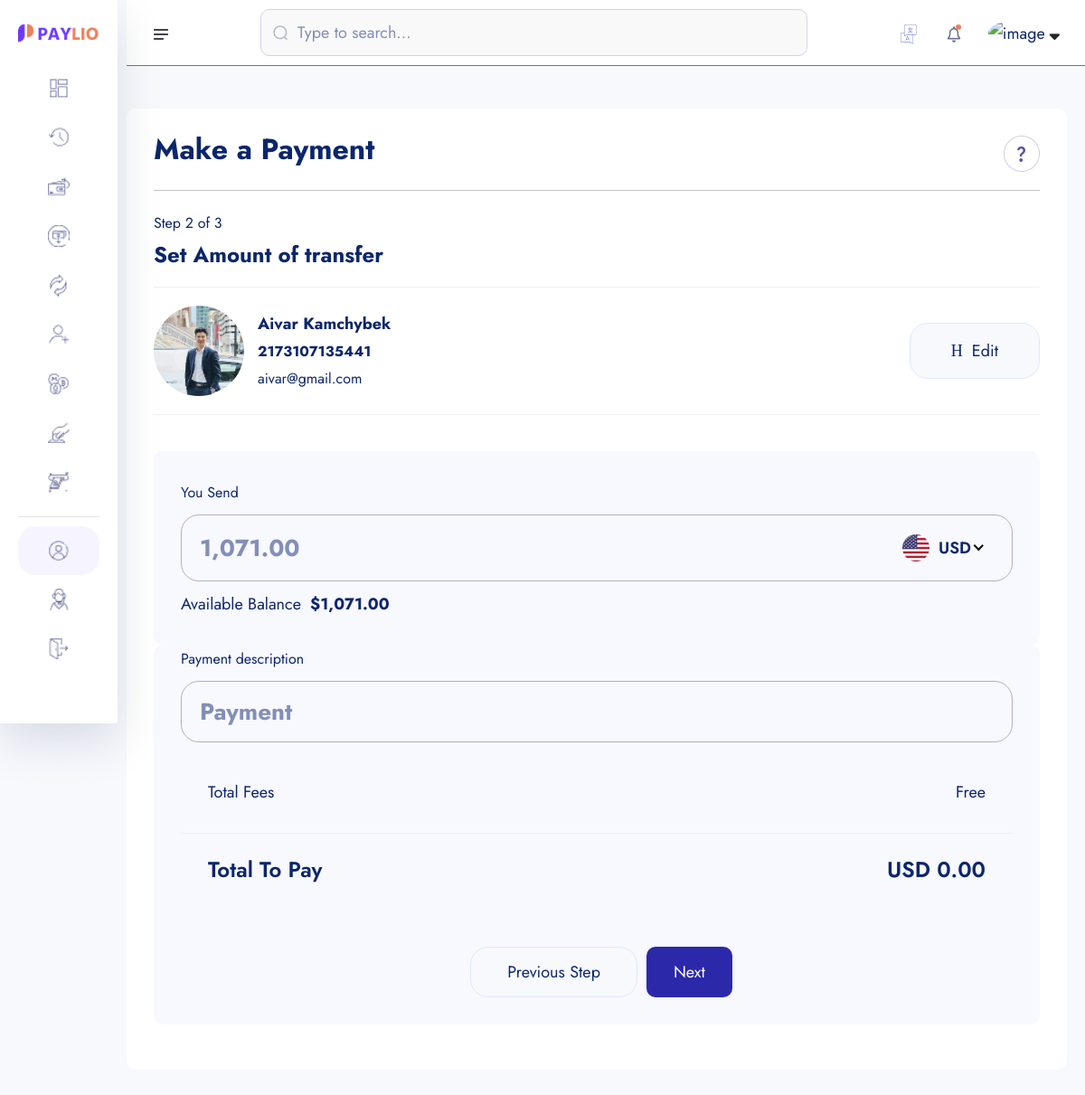
/amount-transfer/2173107135441/ (signed in), run on the app's committed database.
### account/models.py (models this page shows, shortened)
class Account(models.Model):
    id = models.UUIDField(primary_key=True, unique=True, default=uuid.uuid4, editable=False)
    user =  models.OneToOneField(User, on_delete=models.CASCADE)
    account_balance = models.DecimalField(max_digits=12, decimal_places=2, default=0.00) #123 345 789 102
    account_number = ShortUUIDField(unique=True,length=10, max_length=25, prefix="217", alphabet="1234567890") #2175893745837
    account_id = ShortUUIDField(unique=True,length=7, max_length=25, prefix="DEX", alphabet="1234567890") #2175893745837
    pin_number = ShortUUIDField(unique=True,length=4, max_length=7, alphabet="1234567890") #2737
    red_code = ShortUUIDField(unique=True,length=10, max_length=20, alphabet="abcdefgh1234567890") #2737
    account_status = models.CharField(max_length=100, choices=ACCOUNT_STATUS, default="in-active")
    date = models.DateTimeField(auto_now_add=True)
    kyc_submitted = models.BooleanField(default=False)
    kyc_confirmed = models.BooleanField(default=False)
    recommended_by = models.ForeignKey(User, on_delete=models.DO_NOTHING, blank=True, null=True, related_name="recommended_by")
    class Meta:
        ordering = ['-date']

class KYC(models.Model):
    id = models.UUIDField(primary_key=True, unique=True, default=uuid.uuid4, editable=False)
    user =  models.OneToOneField(User, on_delete=models.CASCADE)
    account =  models.OneToOneField(Account, on_delete=models.CASCADE, null=True, blank=True)
    full_name = models.CharField(max_length=1000)
    image = models.ImageField(upload_to="kyc", default="default.jpg")
    marrital_status = models.CharField(choices=MARITAL_STATUS, max_length=40)
    gender = models.CharField(choices=GENDER, max_length=40)
    identity_type = models.CharField(choices=IDENTITY_TYPE, max_length=140)
    identity_image = models.ImageField(upload_to="kyc", null=True, blank=True)
    date_of_birth = models.DateTimeField(auto_now_add=False)
    signature = models.ImageField(upload_to="kyc")
    nationality = models.CharField(max_length=100, null=True, blank=True)
    country = models.CharField(max_length=100)
    state = models.CharField(max_length=100)
    city = models.CharField(max_length=100)
    mobile = models.CharField(max_length=1000)
    fax = models.CharField(max_length=1000)
    date = models.DateTimeField(auto_now_add=True)

### userauths/models.py (models this page shows, shortened)
class User(AbstractUser):
    username = models.CharField(max_length=100)
    email = models.EmailField(unique=True)
    is_staff = models.BooleanField(default=False)
    is_superuser = models.BooleanField(default=False)
    USERNAME_FIELD = 'email'
    REQUIRED_FIELDS = ['username']

### core/transfer.py (the view)
# urls.py: path("amount-transfer/<account_number>/", transfer.AmountTransfer, name="amount-transfer"),
def AmountTransfer(request, account_number):
    try:
        account = Account.objects.get(account_number=account_number)
    except:
        messages.warning(request, "Account does not exist")
        return redirect("core:search-account")
    context = {
        "account": account,
       }
    return render(request, "transfer/amount-transfer.html", context)

### templates/transfer/amount-transfer.html (shortened to what this page needs)
{% extends "partials/dashboard-base.html" %}
{% load static %}
{% block content %}
{% load humanize %}
    <section class="dashboard-section body-collapse pay step step-2">
        <div class="overlay pt-120">
            <div class="container-fruid">
                <div class="main-content">
                    <div class="head-area d-flex align-items-center justify-content-between">
                        <h4>Make a Payment</h4>
                        <div class="icon-area">
                            <img src="{% static 'assets1/images/icon/support-icon.png' %}" alt="icon">
                        </div>
                    </div>
                    <div class="choose-recipient">
                        <div class="step-area">
                            <span class="mdr">Step 2 of 3</span>
                            <h5>Set Amount of transfer</h5>
                        </div>
                        <div class="user-select">
                            <div class="single-user">
                                <div class="left d-flex align-items-center">
                                    <div class="img-area">
                                        <img src="{{ account.user.kyc.image.url }}" style="width: 100px; height: 100px; border-radius: 50%; object-fit: cover;"  alt="image">
                                    </div>
                                    <div class="text-area">
                                        <p>{{ account.user.kyc.full_name|title }}</p>
                                        <span class="mdr"><b>{{ account.account_number }}</b></span> <br>
                                        <span class="mdr">{{ account.user.email }}</span>
                                    </div>
                                </div>
                                <div class="right">
                                    <a href="{% url 'core:search-account' %}">
                                        <i class="icon-h-edit"></i>
                                        Edit
                                    </a>
                                </div>
                            </div>
                        </div>
                    </div>
                    <form action="{% url 'core:amount-transfer-process' account.account_number %}" method="POST">
                        <div class="send-banance">
                            <span class="mdr">You Send</span>
                            <div class="input-area">
                                <input class="xxlr" onkeyup = "CalculateBalance()" placeholder="{{request.user.account.account_balance | intcomma  }}" type="number" name = "amount-send" id = "amount-send">
                            </div>
                            <p>Available Balance<b>${{request.user.account.account_balance|intcomma}}</b></p>
                        </div>
                        <div class="send-banance pt-0 my-0">
                            <span class="mdr">Payment description</span>
                            <div class="input-area">
                                <input class="xxlr" onkeyup = "CalculateBalance()" placeholder="Payment" type="text" name = "description" >
                            </div>
                        <ul class="total-fees">
                            <li>Total Fees</li>
                            <li>Free</li>
                        </ul>
                        <ul class="total-fees pay">
                            <li>
                                <h5>Total To Pay</h5>
                            </li>
                            <li>
                                <h5 id="total-to-pay">USD 0.00</h5>
                            </li>
                        </ul>
                        <div class="footer-area mt-40">
                            <a href="pay-step-1.html">Previous Step</a>
                            <button type="submit" style="padding: 10px 30px; border-radius: 10px; background: rgb(43, 41, 170); color: #ffff;" class="active">Next</button>
                        </div>
                    </form>
                </div>
            </div>
        </div>
    </section>
    {% endblock content %}

### data on the page
Account: user.kyc.image (picture), user.kyc.full_name "Aivar Kamchybek", account_number "2173107135441", user.email "aivar@gmail.com"
User: amount-send "1,071.00", user.account.account_balance "1,071.00"
